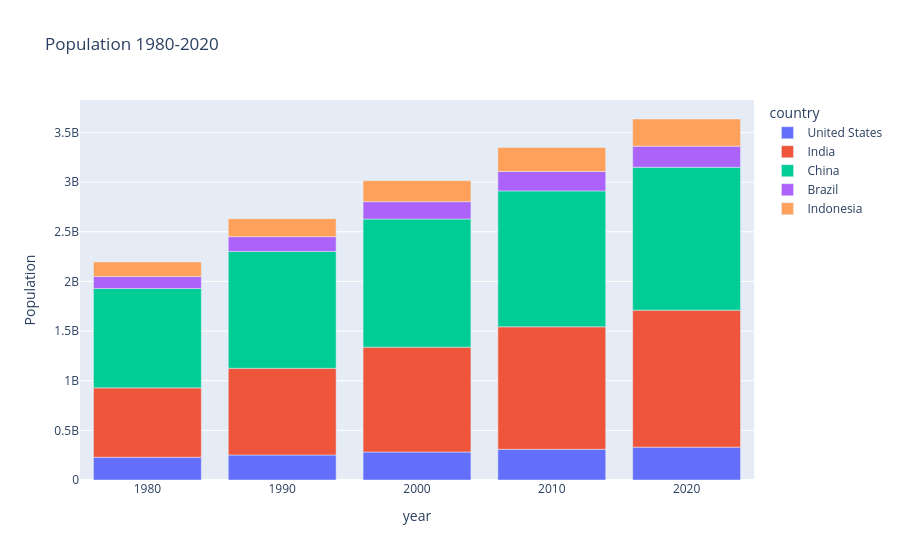

Notebook code for this chart:
### Code cell
#selecting a few years 

df_pivot_sample = df_pivot_filter [df_pivot_filter.index.isin([1980 ,1990 , 2000,2010, 2020])]
df_pivot_sample

fig = px.bar(
    df_pivot_sample,
    title="Population 1980-2020",
    labels={
        "index": "Year",
        "value": "Population",
        "variable": "Country"
    }
)

fig.show()

### Figure 1 — Plotly figure (JSON) as saved in the notebook; plotly's stock layout.template omitted (floating-point values rounded to 4 significant figures)
{"data": [{"alignmentgroup": "True", "hovertemplate": "country=United States<br>year=%{x}<br>Population=%{y}<extra></extra>", "legendgroup": "United States", "marker": {"color": "#636efa", "pattern": {"shape": ""}}, "name": "United States", "offsetgroup": "United States", "orientation": "v", "showlegend": true, "textposition": "auto", "type": "bar", "x": [1980, 1990, 2000, 2010, 2020], "xaxis": "x", "y": [229476354, 252120309, 281710909, 309011475, 331002651], "yaxis": "y"}, {"alignmentgroup": "True", "hovertemplate": "country=India<br>year=%{x}<br>Population=%{y}<extra></extra>", "legendgroup": "India", "marker": {"color": "#EF553B", "pattern": {"shape": ""}}, "name": "India", "offsetgroup": "India", "orientation": "v", "showlegend": true, "textposition": "auto", "type": "bar", "x": [1980, 1990, 2000, 2010, 2020], "xaxis": "x", "y": [698952844, 873277798, 1056575549, 1234281170, 1380004385], "yaxis": "y"}, {"alignmentgroup": "True", "hovertemplate": "country=China<br>year=%{x}<br>Population=%{y}<extra></extra>", "legendgroup": "China", "marker": {"color": "#00cc96", "pattern": {"shape": ""}}, "name": "China", "offsetgroup": "China", "orientation": "v", "showlegend": true, "textposition": "auto", "type": "bar", "x": [1980, 1990, 2000, 2010, 2020], "xaxis": "x", "y": [1000089235, 1176883674, 1290550765, 1368810615, 1439323776], "yaxis": "y"}, {"alignmentgroup": "True", "hovertemplate": "country=Brazil<br>year=%{x}<br>Population=%{y}<extra></extra>", "legendgroup": "Brazil", "marker": {"color": "#ab63fa", "pattern": {"shape": ""}}, "name": "Brazil", "offsetgroup": "Brazil", "orientation": "v", "showlegend": true, "textposition": "auto", "type": "bar", "x": [1980, 1990, 2000, 2010, 2020], "xaxis": "x", "y": [120694009, 149003223, 174790340, 195713635, 212559417], "yaxis": "y"}, {"alignmentgroup": "True", "hovertemplate": "country=Indonesia<br>year=%{x}<br>Population=%{y}<extra></extra>", "legendgroup": "Indonesia", "marker": {"color": "#FFA15A", "pattern": {"shape": ""}}, "name": "Indonesia", "offsetgroup": "Indonesia", "orientation": "v", "showlegend": true, "textposition": "auto", "type": "bar", "x": [1980, 1990, 2000, 2010, 2020], "xaxis": "x", "y": [147447836, 181413402, 211513823, 241834215, 273523615], "yaxis": "y"}], "layout": {"barmode": "relative", "legend": {"title": {"text": "country"}, "tracegroupgap": 0}, "title": {"text": "Population 1980-2020"}, "xaxis": {"anchor": "y", "domain": [0, 1], "title": {"text": "year"}}, "yaxis": {"anchor": "x", "domain": [0, 1], "title": {"text": "Population"}}}}
